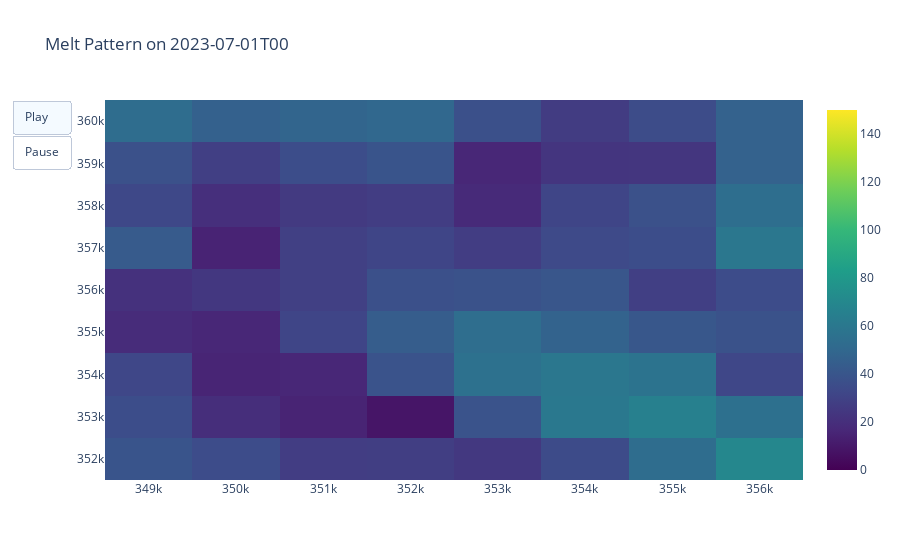

Here is the notebook cell this chart was saved with:
### Code cell
frames = []

# Loop through each time step to create frames
for t in range(len(melt_result.time)):
    # Format the timestamp for displaying
    time_str = str(np.datetime_as_string(melt_result.time.values[t], unit="h"))

    # Create a frame for each time step
    frame = go.Frame(
        data=[
            go.Heatmap(
                z=melt_result.isel(time=t).values,
                x=melt_result.x.values,
                y=melt_result.y.values,
                zmin=0,  # Set minimum value of z-axis
                zmax=150,  # Set maximum value of z-axis
                colorscale="Viridis",
            )
        ],
        name=time_str,
        layout=go.Layout(
            title=f"Melt Pattern on {time_str}",  # Update title with current time
            annotations=[
                dict(
                    showarrow=False,
                    text=time_str,  # Show time on the plot
                    xref="paper",
                    yref="paper",
                    x=0.5,
                    y=1.05,
                    xanchor="center",
                    yanchor="bottom",
                    font=dict(size=14),
                )
            ],
        ),
    )
    frames.append(frame)

# Create initial figure
fig = go.Figure(
    data=[
        go.Heatmap(
            z=melt_result.isel(time=0).values,
            x=melt_result.x.values,
            y=melt_result.y.values,
            zmin=0,  # Set minimum value of z-axis
            zmax=150,  # Set maximum value of z-axis
            colorscale="Viridis",
        )
    ],
    layout=go.Layout(
        title=f"Melt Pattern on {str(np.datetime_as_string(melt_result.time.values[0], unit='h'))}",
        updatemenus=[
            dict(
                type="buttons",
                buttons=[
                    dict(
                        label="Play",
                        method="animate",
                        args=[
                            None,
                            {
                                "frame": {"duration": 500, "redraw": True},
                                "fromcurrent": True,
                            },
                        ],
                    ),
                    dict(
                        label="Pause",
                        method="animate",
                        args=[
                            [None],
                            {
                                "frame": {"duration": 0, "redraw": False},
                                "mode": "immediate",
                            },
                        ],
                    ),
                ],
            )
        ],
    ),
    frames=frames,
)

# Show the figure
fig.show()

### Figure 1 — Plotly figure (JSON) as saved in the notebook; plotly's stock layout.template omitted (floating-point values rounded to 4 significant figures)
{"data": [{"colorscale": [[0, "#440154"], [0.1111, "#482878"], [0.2222, "#3e4989"], [0.3333, "#31688e"], [0.4444, "#26828e"], [0.5556, "#1f9e89"], [0.6667, "#35b779"], [0.7778, "#6ece58"], [0.8889, "#b5de2b"], [1, "#fde725"]], "type": "heatmap", "x": [349000, 350000, 351000, 352000, 353000, 354000, 355000, 356000], "y": [352000, 353000, 354000, 355000, 356000, 357000, 358000, 359000, 360000], "z": [[39.44, 35.2, 27.12, 27.68, 24.72, 34.56, 53.52, 69.76], [35.44, 19.76, 14.96, 8.72, 38.88, 60.32, 65.28, 55.44], [32.48, 15.36, 16.4, 38.88, 55.84, 59.44, 56.96, 32.4], [18.48, 16.24, 31.12, 43.84, 53.6, 47.2, 40.72, 38.08], [21.44, 24.4, 28.8, 37.2, 38.16, 40.16, 28.4, 35.2], [42.88, 14.72, 28.88, 31.12, 27.2, 33.68, 35.52, 59.36], [32.64, 20.16, 25.68, 27.2, 17.92, 31.52, 37.68, 54.16], [37.68, 28.08, 35.52, 39.2, 16.16, 23.36, 23.52, 46.72], [53.28, 46.48, 48.24, 50.08, 37.36, 26.72, 34.88, 46.56]], "zmax": 150, "zmin": 0}], "layout": {"title": {"text": "Melt Pattern on 2023-07-01T00"}, "updatemenus": [{"buttons": [{"args": [null, {"frame": {"duration": 500, "redraw": true}, "fromcurrent": true}], "label": "Play", "method": "animate"}, {"args": [[null], {"frame": {"duration": 0, "redraw": false}, "mode": "immediate"}], "label": "Pause", "method": "animate"}], "type": "buttons"}]}}
